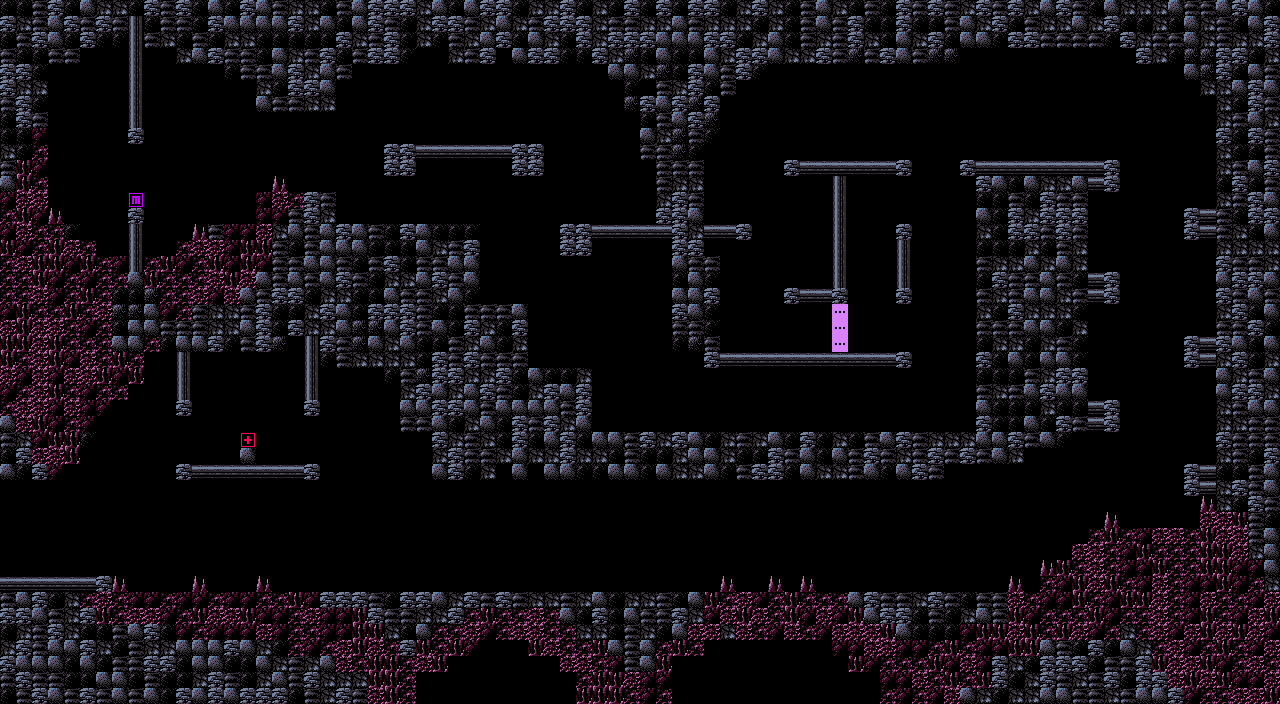

A level layout from a 2D game, rendered from its tile map. Below: a short description, then the map file with tile-grid data replaced by summaries:
An orthogonal 80x44 tile map with 16x16 px tiles, 2 tile layers (Collision, Foreground) and 13 objects (7x Spiky, 3x Zoomer, 3x Buzz).

<map version="1.10" tiledversion="1.10.2" orientation="orthogonal" renderorder="right-down" width="80" height="44" tilewidth="16" tileheight="16" infinite="0" nextlayerid="4" nextobjectid="16">
 <tileset firstgid="1" source="tileset.tsx" />
 <layer id="1" name="Collision" class="Layer" width="80" height="44">
  <data>[3520 cells, 1791 non-empty, 15 distinct tile ids]</data>
 </layer>
 <objectgroup id="3" name="Creatures">
  <object id="1" type="Zoomer" x="904.5" y="219.25">
   <point />
  </object>
  <object id="2" type="Buzz" x="1209.5" y="251.5">
   <point />
  </object>
  <object id="3" type="Buzz" x="1093.5" y="198.5">
   <point />
  </object>
  <object id="4" type="Buzz" x="1095" y="316">
   <point />
  </object>
  <object id="5" type="Spiky" x="706.5" y="427">
   <point />
  </object>
  <object id="6" type="Spiky" x="598" y="219.5">
   <point />
  </object>
  <object id="7" type="Spiky" x="743.5" y="587">
   <point />
  </object>
  <object id="8" type="Zoomer" x="535.5" y="139">
   <point />
  </object>
  <object id="9" type="Zoomer" x="391.833" y="139">
   <point />
  </object>
  <object id="10" type="Spiky" x="407" y="217">
   <point />
  </object>
  <object id="11" type="Spiky" x="809.5" y="426.5">
   <point />
  </object>
  <object id="12" type="Spiky" x="491.5" y="580.5">
   <point />
  </object>
  <object id="13" type="Spiky" x="232.5" y="586.5">
   <point />
  </object>
 </objectgroup>
 <layer id="2" name="Foreground" class="Layer" width="80" height="44">
  <properties>
   <property name="type" propertytype="LayerType" value="foreground" />
  </properties>
  <data>[3520 cells, 13 non-empty, 1 distinct tile ids]</data>
 </layer>
</map>
